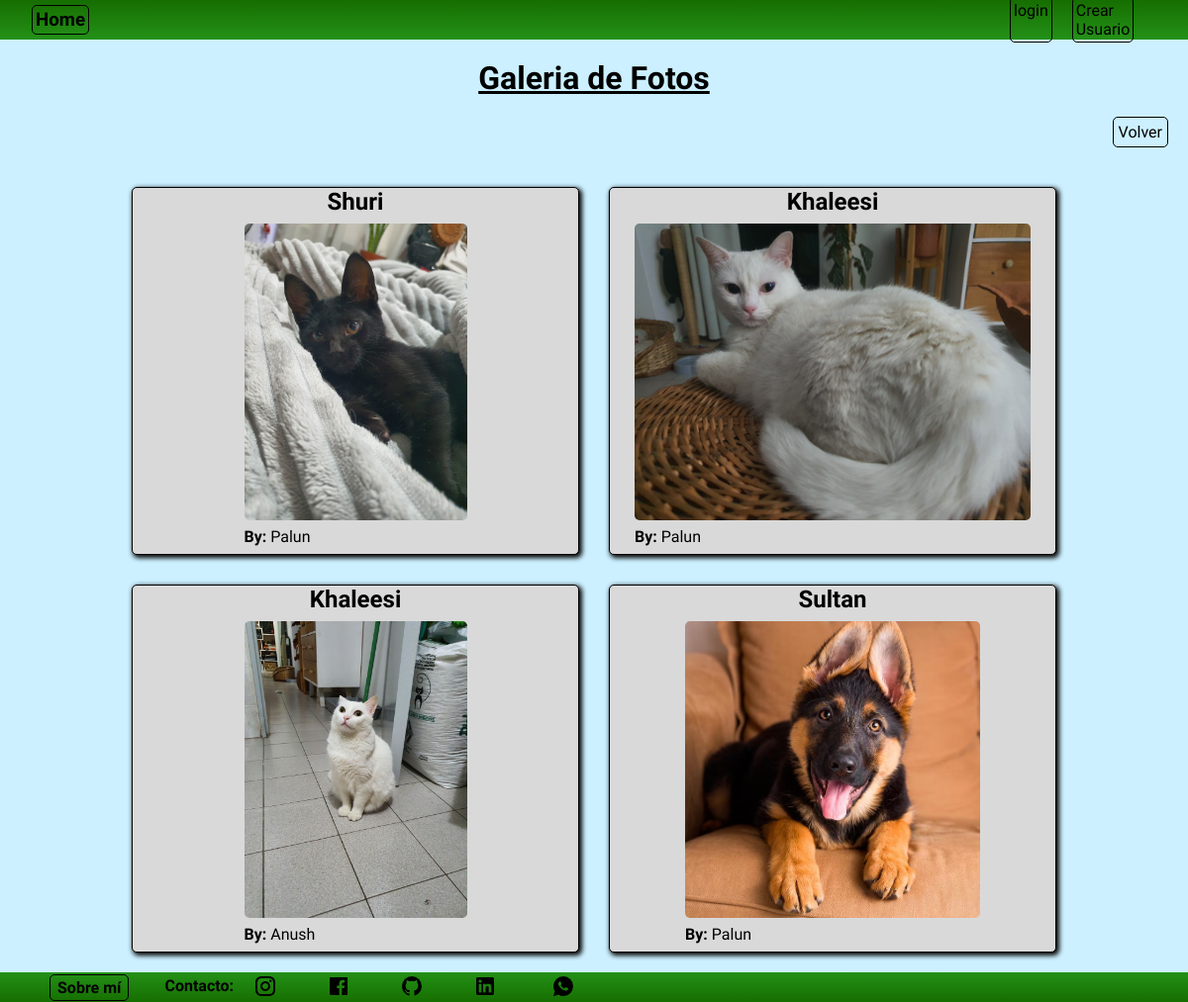
Page /core/galeria_fotos on the committed database.
### perfil/models.py (models this page shows, shortened)
class Mascota(models.Model):
    nombre= models.CharField(max_length=50, verbose_name='Nombre')
    fecha_nacimiento = models.DateField(verbose_name='Fecha de nacimiento')
    sexo = models.CharField(max_length=20, null=True, blank=True, verbose_name='Sexo')
    raza = models.ForeignKey(Raza, on_delete=models.SET_NULL,null=True, blank=True, verbose_name='Raza')
    color_pelo = models.CharField(max_length=100, null=True,blank=True, verbose_name='Color de pelo')
    alimento = models.CharField(max_length=100, null=True,blank=True)
    datos_importantes = models.CharField(max_length=150, null=True,blank=True)
    foto = models.ImageField(upload_to='fotos',null=True, blank=True)
    descripcion = models.TextField(null=True, blank=True, verbose_name=('Descripción'))
    user = models.ForeignKey(User, on_delete=models.CASCADE)
    class Meta:
        verbose_name = 'Mascota'
        verbose_name_plural = 'Mascotas'

### core/views.py (the view)
# urls.py: path('core/galeria_fotos', galeria_fotos, name='galeria_fotos'),
def galeria_fotos(request):
    mascotas = Mascota.objects.all()
    context = {
        'mascotas': mascotas,
    }
    return render(request, 'core/galeria_fotos.html', context)

### core/templates/core/galeria_fotos.html (shortened to what this page needs)
{% extends 'core/base.html' %}
{% block content %}
    <main class="contenedor_galeria">
        <div class="contenedor_titulo_galeria">
            <h1 class="titulo_galeria">Galeria de Fotos</h1>
        </div>
        <div class="contenedor_galeria_fotos">
            {% for mascota in mascotas %}
            <div class="contenedor_fotos">
                <div class="contenedor_nombre_foto">
                    <p class="nombre_foto">{{ mascota.nombre }}</p>
                </div>
                {% if mascota.foto %}
                <img src="{{ mascota.foto.url }}" alt="Foto de {{ object.nombre }}" width="" height="" class="foto_galeria">
                {% endif %}
                <div class="contenedor_dueño">
                    <p class="dueño"><strong>By:</strong> {{ mascota.user }}</p>
                </div>
            </div>
            {% endfor %}
        </div>
            <div class="contenedor_volver_galeria">
                <a href="{% url 'core:index' %}" class="volver_galeria">Volver</a>
            </div>
    </main>
{% endblock content %}

### core/static/css/style.css (style rules this page uses)
* { padding: 0; margin: 0; font-family: "Quicksand", sans-serif; }
.contenedor_galeria { min-height: 92.52vh; display: flex; flex-flow: column wrap; background-color: rgb(204, 240, 255); }
.contenedor_galeria_fotos { display: flex; flex-wrap: wrap; justify-content: center; order: 1; padding: 20px; gap: 30px; }
.contenedor_fotos { display: grid; justify-content: center; width: 450px; height: 370px; border: 1px solid black; border-radius: 5px; box-shadow: 2px 2px 5px 1px black; background-color: rgb(217, 217, 217); }
.contenedor_nombre_foto { display: flex; justify-content: center; }
.nombre_foto { font-size: 1.5rem; font-weight: bold; justify-content: center; }
.foto_galeria { height: 300px; border-radius: 5px; }
.contenedor_titulo_galeria { display: flex; justify-content: center; align-items: flex-end; grid-column-start: span 18; grid-row-start: span 3; padding-top: 20px; }
.titulo_galeria { text-decoration: underline; }
.contenedor_volver_galeria { display: flex; justify-content: flex-end; padding: 20px; }
.volver_galeria { text-decoration: none; color: black; border: 1px solid black; border-radius: 5px; padding: 5px; transition-duration: .2s; }

### rows in the picture
Mascota: nombre "Shuri", foto (picture), user "Palun"
Mascota: nombre "Khaleesi", foto (picture), user "Palun"
Mascota: nombre "Khaleesi", foto (picture), user "Anush"
Mascota: nombre "Sultan", foto (picture), user "Palun"
